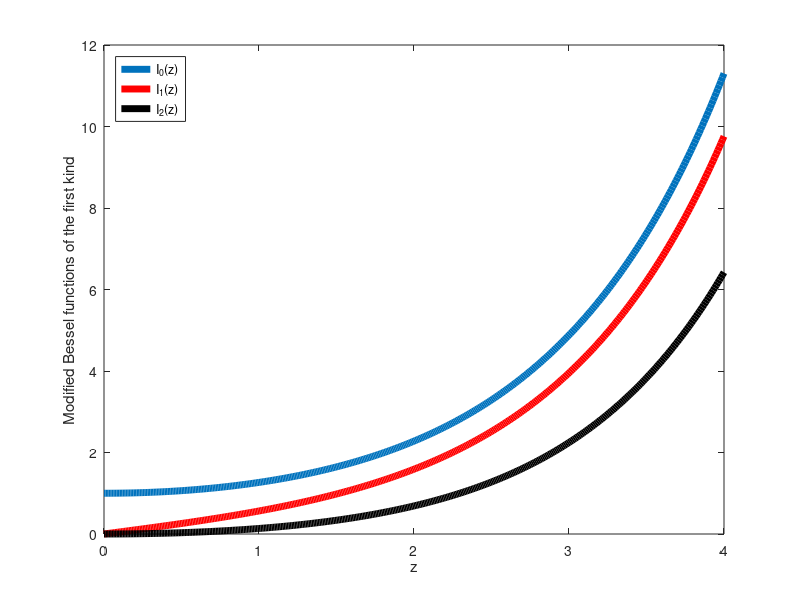

MATLAB code to generate this figure: (Note: this script raises an error after producing the figure.)
%This code is desgined to plot some example Bessel functions and the
%stationary probability generating function with its derivative.
%for stochastic dimerisation decay and production reactions (4.1).
% This will reproduce figure 4.2 (a) and (b)
%By Kit Yates
%Created 27/09/15
%Last Modified 27/09/15

clear all
close all

%Define the rate constant of degradation
k1onu=0.005; %(sec^{-1})
k2nu=1; %(sec^{-1})

%%%%First reproduce the sample Bessel functions

% Define the range over which we will plot the Bessel Functions
z=0:0.01:4;

%Calculate the first 3 bessel functions
I0=besseli(0,z);
I1=besseli(1,z);
I2=besseli(2,z);

%plot the first three modified bessel functions of the first kind
plot(z,I0,'linewidth',5);
hold on
plot(z,I1,'r','linewidth',5);
plot(z,I2,'k','linewidth',5);
%Add a legend
legend('I_0(z)','I_1(z)','I_2(z)','location','NorthWest');
%Label the axes
xlabel('z')
ylabel('Modified Bessel functions of the first kind')

exportfig(gcf,...
            ['modified_bessel_functions.eps'],...
            'Format','eps2',...
            'Width','20',...
            'Color','cmyk',...
            'Resolution',300,...
            'FontMode','fixed',...
            'FontSize',21);
%             'LineWidth',6);
        %Save as a .fig as well
        saveas(gcf,['modified_bessel_functions.fig'],'fig');
        
        
%         Define the domain over which we will calculate the PGF
x=0:0.01:1;

% First calculate the normalisation constant C according to (4.19)
C=1/(sqrt(2)*besseli(1,2*sqrt(2*k2nu/k1onu)));
%The calculate the PGF according to (4.16)
G=C*sqrt(1+x).*besseli(1,2*sqrt(k2nu*(1+x)/k1onu));

%Calculate the derivative of the bessel function of the first kind
%according to the reccurance relation dI_v/dz=(v/z)*I_v(z)+I_{v+1}(z)
I1_prime=(1./(2*sqrt(k2nu*(1+x)/k1onu))).*besseli(1,2*sqrt(k2nu*(1+x)/k1onu))+besseli(2,2*sqrt(k2nu*(1+x)/k1onu));

%Finally calculate dG/dx
G_prime=(C./2*(sqrt(1+x))).*besseli(1,2*sqrt(k2nu*(1+x)/k1onu))+C*sqrt(k2nu/k1onu)*I1_prime;
  
%open a new figure
figure

%Plot G and its derivative on the same figure
[AX,H1,H2]=plotyy(x,G,x,G_prime);
  
%Add a legend on the top left corner
legend('G_s(x)','dG_s/dx(x)','location','NorthWest')
%Set the Ylimits of th eright hand axis
set(AX(2),'Ylim',[0,15])
%set the Yticks of the right hand axis
set(AX(2),'YTick',[0,5,10,15])
%Set the colors of the two axes
set(AX,{'ycolor'},{'b';'r'})
%Set the linewidth of the first plot
set(H1,'linewidth',5)
%Set the colro and with line width of the second plot
set(H2,'color','r','linestyle','--','linewidth',5)
%Set the ylabel for the left axis
set(get(AX(1),'Ylabel'),'String','G_s(x)')
%Set the ylabel for the right axis
set(get(AX(2),'Ylabel'),'String','dG_s/dx(x)')
%Det the xlabel
xlabel('x')

%Save the figure
exportfig(gcf,...
            ['generating_function_and_derivative.eps'],...
            'Format','eps2',...
            'Width','20',...
            'Color','cmyk',...
            'Resolution',300,...
            'FontMode','fixed',...
            'FontSize',21);
%             'LineWidth',6);
        %Save as a .fig as well
        saveas(gcf,['generating_function_and_derivative.fig'],'fig');